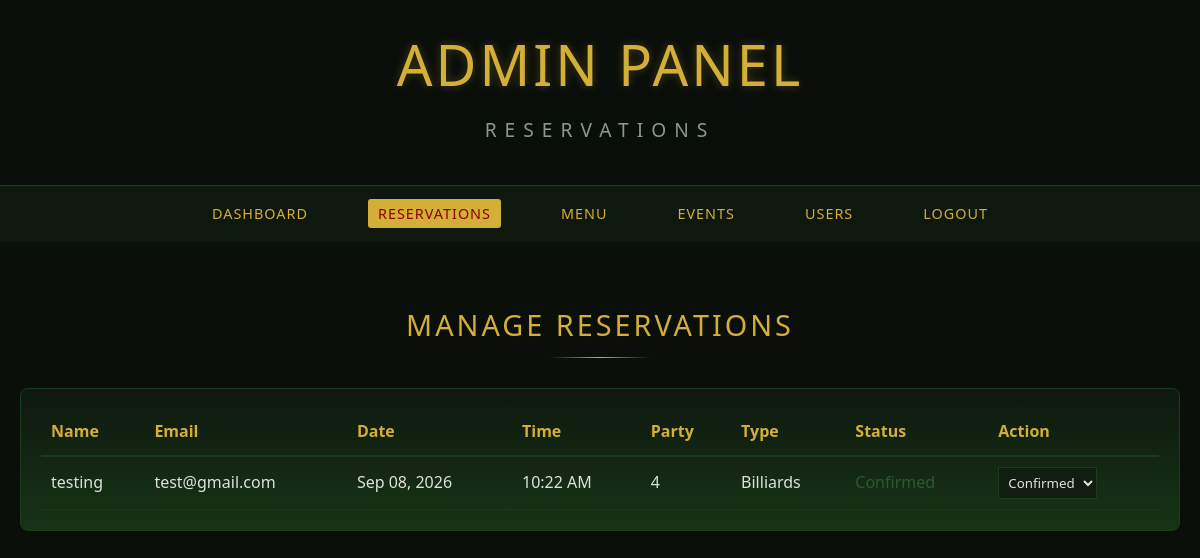
Screenshot of /admin/reservations.php (signed in) with the database file from the repository.
### tables this page shows
CREATE TABLE `reservations` (
  `id` int(11) NOT NULL,
  `user_id` int(11) DEFAULT NULL,
  `name` varchar(255) NOT NULL,
  `email` varchar(255) NOT NULL,
  `date` date NOT NULL,
  `time` time NOT NULL,
  `party_size` int(11) NOT NULL,
  `type` enum('dining','billiards','both') NOT NULL,
  `notes` text DEFAULT NULL,
  `status` enum('pending','confirmed','cancelled') DEFAULT 'pending',
  `created_at` timestamp NOT NULL DEFAULT current_timestamp()
);

### includes/reservations.php (called while the page is built, shortened)
<?php
require_once 'db.php';
function getReservations($limit = 10) {
    global $pdo;
    $stmt = $pdo->prepare("SELECT * FROM reservations ORDER BY date DESC, time DESC LIMIT " . (int)$limit);
    $stmt->execute();
    return $stmt->fetchAll(PDO::FETCH_ASSOC);
}
?>

### admin/reservations.php (the view, shortened to what this page needs)
<?php
require_once '../includes/db.php';
require_once '../includes/reservations.php';
$reservations = getReservations(50);
?>
<!DOCTYPE html>
<html lang="en">
<head>
    <link rel="stylesheet" href="../assets/css/style.css">
</head>
<body>
    <header>
        <div class="container">
            <div class="logo">
                <h1>ADMIN PANEL</h1>
                <h2>RESERVATIONS</h2>
            </div>
        </div>
    </header>
    <nav>
        <div class="container">
            <div class="nav-container">
                <ul class="nav-menu">
                    <li><a href="dashboard.php">Dashboard</a></li>
                    <li><a href="reservations.php" class="active">Reservations</a></li>
                    <li><a href="menu.php">Menu</a></li>
                    <li><a href="events.php">Events</a></li>
                    <li><a href="users.php">Users</a></li>
                    <li><a href="logout.php">Logout</a></li>
                </ul>
            </div>
        </div>
    </nav>
    <main style="padding: 60px 0;">
        <div class="container">
            <h2 class="section-title">MANAGE RESERVATIONS</h2>
            <div class="admin-card">
                <div style="overflow-x: auto;">
                    <table style="width: 100%; border-collapse: collapse;">
                        <thead>
                            <tr style="border-bottom: 2px solid #1a3d1a;">
                                <th style="padding: 10px; text-align: left; color: #d4af37;">Name</th>
                                <th style="padding: 10px; text-align: left; color: #d4af37;">Email</th>
                                <th style="padding: 10px; text-align: left; color: #d4af37;">Date</th>
                                <th style="padding: 10px; text-align: left; color: #d4af37;">Time</th>
                                <th style="padding: 10px; text-align: left; color: #d4af37;">Party</th>
                                <th style="padding: 10px; text-align: left; color: #d4af37;">Type</th>
                                <th style="padding: 10px; text-align: left; color: #d4af37;">Status</th>
                                <th style="padding: 10px; text-align: left; color: #d4af37;">Action</th>
                            </tr>
                        </thead>
                        <tbody>
                            <?php foreach($reservations as $res): ?>
                            <tr style="border-bottom: 1px solid #1a3d1a;">
                                <td style="padding: 10px;"><?php echo htmlspecialchars($res['name']); ?></td>
                                <td style="padding: 10px;"><?php echo htmlspecialchars($res['email']); ?></td>
                                <td style="padding: 10px;"><?php echo date('M d, Y', strtotime($res['date'])); ?></td>
                                <td style="padding: 10px;"><?php echo date('g:i A', strtotime($res['time'])); ?></td>
                                <td style="padding: 10px;"><?php echo $res['party_size']; ?></td>
                                <td style="padding: 10px;"><?php echo ucfirst($res['type']); ?></td>
                                <td style="padding: 10px;">
                                    <span style="color: <?php echo $res['status'] === 'confirmed' ? '#2a5d2a' : ($res['status'] === 'cancelled' ? '#8b0000' : '#8a9a8a'); ?>;">
                                        <?php echo ucfirst($res['status']); ?>
                                    </span>
                                </td>
                                <td style="padding: 10px;">
                                    <form method="POST" style="display: inline;">
                                        <select name="status" onchange="this.form.submit()" style="padding: 5px; background: rgba(15,26,15,0.8); color: #e0e0e0; border: 1px solid #1a3d1a;">
                                            <option value="confirmed" <?php echo $res['status'] === 'confirmed' ? 'selected' : ''; ?>>Confirmed</option>
                                        </select>
                                    </form>
                                </td>
                            </tr>
                            <?php endforeach; ?>
                        </tbody>
                    </table>
                </div>
            </div>
        </div>
    </main>
</body>
</html>

### assets/css/style.css (style rules this page uses)
* { margin: 0; padding: 0; box-sizing: border-box; font-family: 'Segoe UI', Tahoma, Geneva, Verdana, sans-serif; }
body { background-color: #0a0f0a; color: #e0e0e0; line-height: 1.6; overflow-x: hidden; }
.container { max-width: 1200px; margin: 0 auto; padding: 0 20px; }
header { background-color: rgba(10, 15, 10, 0.9); padding: 20px 0; border-bottom: 1px solid #1a3d1a; position: relative; z-index: 10; }
.logo { text-align: center; margin-bottom: 20px; }
.logo h1 { font-size: 3.5rem; letter-spacing: 3px; text-transform: uppercase; font-weight: 300; margin-bottom: 5px; color: #d4af37; text-shadow: 0 0 10px rgba(212, 175, 55, 0.3); }
.logo h2 { font-size: 1.2rem; letter-spacing: 8px; text-transform: uppercase; font-weight: 300; color: #8a9a8a; }
nav { background-color: rgba(15, 26, 15, 0.9); padding: 15px 0; position: relative; z-index: 10; }
.nav-container { display: flex; justify-content: center; }
.nav-menu { display: flex; list-style: none; }
.nav-menu li { margin: 0 25px; }
.nav-menu a { color: #d4af37; text-decoration: none; text-transform: uppercase; font-size: 0.9rem; letter-spacing: 1px; transition: color 0.3s; padding: 5px 10px; border-radius: 3px; }
.nav-menu a:hover, .nav-menu a.active { color: #8b0000; background-color: #d4af37; }
.section-title { text-align: center; font-size: 1.8rem; text-transform: uppercase; letter-spacing: 3px; font-weight: 300; margin-bottom: 40px; position: relative; color: #d4af37; }
.section-title:after { content: ""; display: block; width: 100px; height: 1px; background: linear-gradient(to right, transparent, #d4af37, transparent); position: absolute; bottom: -10px; left: 50%; transform: translateX(-50%); }
.admin-card { background: linear-gradient(to bottom, rgba(15, 26, 15, 0.8), rgba(26, 61, 26, 0.8)); padding: 20px; border-radius: 8px; border: 1px solid #1a3d1a; }

### rows the page displays
reservations: name "testing", email "test@gmail.com", date "Sep 08, 2026", time "10:22 AM", party_size "4", type "Billiards", status "Confirmed"
